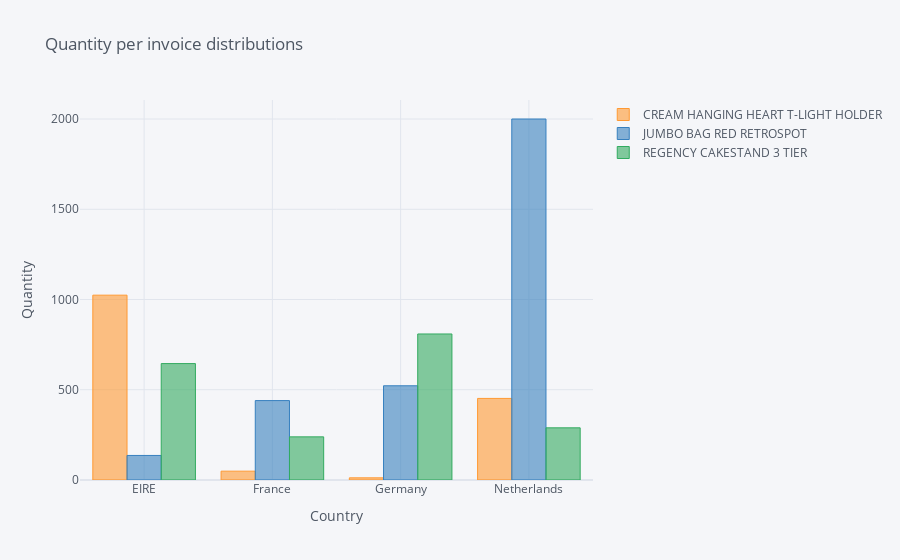

The notebook cell this image was saved under:
### Markdown cell above
## 4. Create a set of interactive histograms showing the distributions of quantity per invoice for the following countries: EIRE, Germany, France, and Netherlands.

### Code cell
products=['CREAM HANGING HEART T-LIGHT HOLDER', 'JUMBO BAG RED RETROSPOT','REGENCY CAKESTAND 3 TIER']

countries=['EIRE', 'Germany', 'France', 'Netherlands']


distribution=df.loc[(df.Description.isin(products)) & (df.Country.isin(countries))]


distribution=distribution.pivot_table(values='Quantity',
                      columns='Description',
                      index='Country', aggfunc='sum')  

distribution.reset_index(inplace=True)

distribution.iplot(kind='bar', x='Country', title='Quantity per invoice distributions', 
           xTitle='Country', yTitle='Quantity')

### Figure 1 — Plotly figure (JSON) as saved in the notebook; plotly's stock layout.template omitted (floating-point values rounded to 4 significant figures)
{"data": [{"marker": {"color": "rgba(255, 153, 51, 0.6)", "line": {"color": "rgba(255, 153, 51, 1.0)", "width": 1}}, "name": "CREAM HANGING HEART T-LIGHT HOLDER", "orientation": "v", "text": "", "type": "bar", "x": ["EIRE", "France", "Germany", "Netherlands"], "y": [1024, 49, 12, 452]}, {"marker": {"color": "rgba(55, 128, 191, 0.6)", "line": {"color": "rgba(55, 128, 191, 1.0)", "width": 1}}, "name": "JUMBO BAG RED RETROSPOT", "orientation": "v", "text": "", "type": "bar", "x": ["EIRE", "France", "Germany", "Netherlands"], "y": [136, 440, 522, 2000]}, {"marker": {"color": "rgba(50, 171, 96, 0.6)", "line": {"color": "rgba(50, 171, 96, 1.0)", "width": 1}}, "name": "REGENCY CAKESTAND 3 TIER", "orientation": "v", "text": "", "type": "bar", "x": ["EIRE", "France", "Germany", "Netherlands"], "y": [645, 239, 809, 289]}], "layout": {"legend": {"bgcolor": "#F5F6F9", "font": {"color": "#4D5663"}}, "paper_bgcolor": "#F5F6F9", "plot_bgcolor": "#F5F6F9", "title": {"font": {"color": "#4D5663"}, "text": "Quantity per invoice distributions"}, "xaxis": {"gridcolor": "#E1E5ED", "showgrid": true, "tickfont": {"color": "#4D5663"}, "title": {"font": {"color": "#4D5663"}, "text": "Country"}, "zerolinecolor": "#E1E5ED"}, "yaxis": {"gridcolor": "#E1E5ED", "showgrid": true, "tickfont": {"color": "#4D5663"}, "title": {"font": {"color": "#4D5663"}, "text": "Quantity"}, "zerolinecolor": "#E1E5ED"}}}
